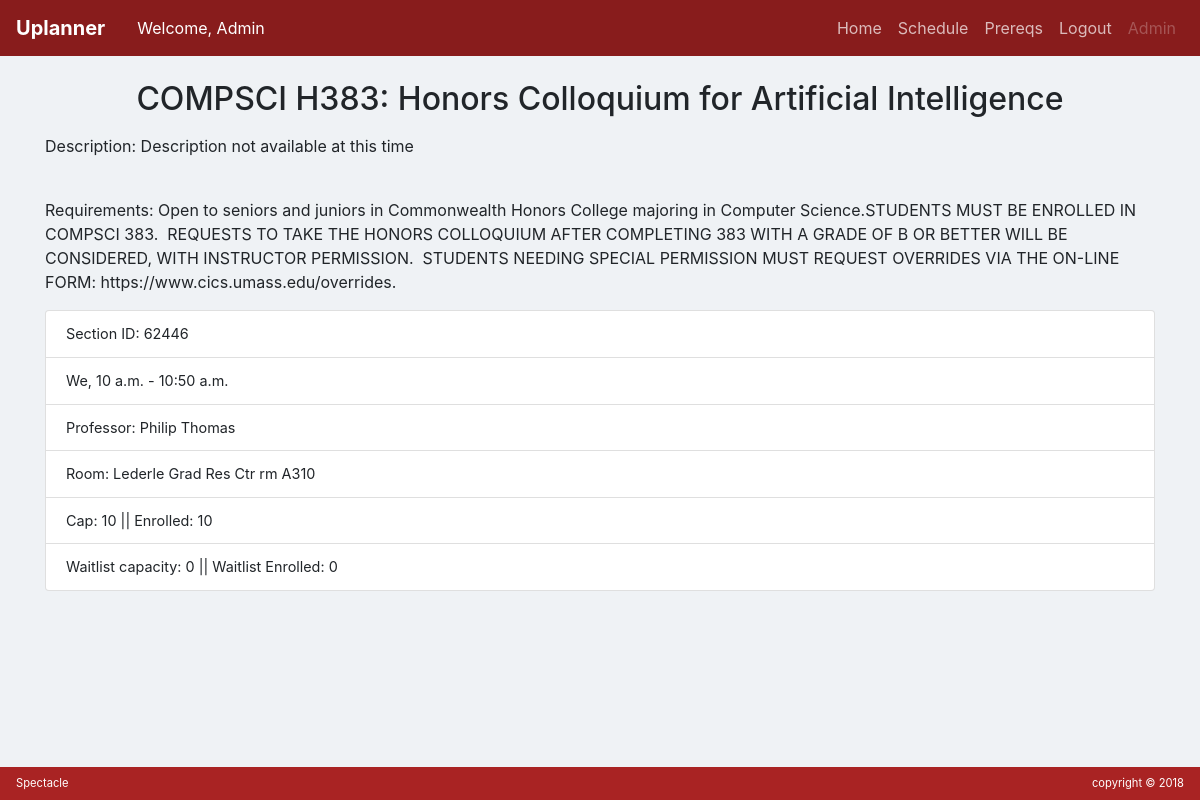
Page /uplanner/prereqs/course/126 (signed in) on the committed database.
### schedule/models.py (models this page shows, shortened)
class Course(models.Model):
    title = models.CharField(max_length=200, help_text="Enter the descriptive course title")
    dept = models.ForeignKey(Department, on_delete=models.CASCADE, help_text="Enter the course's department")
    number = models.CharField(max_length=6, help_text="Enter the course's title number (220 in COMPSCI 220)")
    description = models.TextField(max_length=1000, help_text="Enter the course description")
    reqs = models.TextField(max_length=1000, blank=True, default="", help_text="Enter the course requirements")
    credits = models.CharField(max_length=3, help_text="Enter # of credits")
    honors = models.BooleanField("Enter whether this class is an honors course")
    CAREERS = (
        ('u', 'Undergraduate'),
        ('g', 'Graduate'),
        ('c', 'Non-Credit'),
        ('d', 'Non-Degree'),
    )
    career = models.CharField(max_length=1, choices=CAREERS, blank=True, default='u', help_text='The course career')
    SESSIONS = (
        ('un', 'University'),
        ('uc', 'University Eligible/CPE'),
        ('ud', 'University Non-standard Dates'),
        ('c1', 'CPE Summer Session 1'),
        ('c2', 'CPE Summer Session 2'),
        ('c3', 'CPE Summer Session 3'),
    )
    session = models.CharField(max_length=2, choices=SESSIONS, blank=True, default='u', help_text='The course career')
    gened = models.ManyToManyField(Gened, blank=True, help_text='Enter any gened categories this course satisfies')
    start_date = models.DateField(help_text='Enter the starting date of the course')
    end_date = models.DateField(help_text='Enter the ending date of the course')

class Department(models.Model):
    name = models.CharField(max_length=200, blank=True, unique=True, help_text="Enter a department name")
    code = models.CharField(max_length=12, help_text="Enter the department abbreviation")

class Section(models.Model):
    uid = models.UUIDField(primary_key=True, default=uuid.uuid4, editable=False)
    sid = models.IntegerField(default=0, help_text="The 5 digit spire course number") #default=0 for custom events
    days = models.CharField(max_length=10, help_text="Days the course is taught")
    mon = models.BooleanField(blank=True, default=False)
    tue = models.BooleanField(blank=True, default=False)
    wed = models.BooleanField(blank=True, default=False)
    thu = models.BooleanField(blank=True, default=False)
    fri = models.BooleanField(blank=True, default=False)
    start = models.TimeField(help_text='The starting time of the class')
    ending = models.TimeField(help_text='The ending time of the class')
    term = models.ForeignKey(Term, on_delete=models.CASCADE, default=1)
    professor = models.CharField(max_length=200)
    room = models.CharField(max_length=200)
    open = models.BooleanField("Enter whether this class is currently open", default=True)
    cap = models.IntegerField(help_text='The class maximum capacity')
    enrolled = models.IntegerField(help_text='The current number of students enrolled')
    wcap = models.IntegerField(help_text='The maximum size of the waitlist')
    wenrolled = models.IntegerField(help_text='The current size of the waitlist')
    clss = models.ForeignKey(Course, blank=True, null=True, on_delete=models.CASCADE, help_text='The corresponding generic class for this section')
    COMPONENTS = (
        ('LEC', 'Lecture'),
        ('DIS', 'Discussion'),
        ('LAB', 'Laboratory'),
        ('COL', 'Colloquium'),
        ('DST', 'Dissertation / Thesis'),
        ('IND', 'Individualized Study'),
        ('PRA', 'Practicum'),
        ('SEM', 'Seminar'),
        ('STS', 'Studio / Skills'),
        ('CUS', 'Custom'),
    )
    component = models.CharField(max_length=3, choices=COMPONENTS)
    objects = SectionManager()

### schedule/views.py (the view)
# urls.py: path('prereqs/course/<int:pk>', views.CourseDetailView.as_view(), name='course_detail'),
class CourseDetailView(generic.DetailView):
    model = Course
    def get_context_data(self, **kwargs):
        context = super(CourseDetailView, self).get_context_data(**kwargs) # get the default context data
        context['sections'] = Section.objects.filter(clss=context['course']) # add extra field to the context
        return context

### schedule/templates/schedule/course_detail.html
{% extends "base_generic.html" %} {% block content %}
<br>
<div class="container-fluid">
  <h2 class="text-center">
    <p>{{course.dept.code}} {{course.number}}: {{course.title}}</p>
  </h2>
  <div class="container">
    <p>Description: {{course.description}}</p>
    <br>
    <p>Requirements: {{course.reqs}}</p>
    {% for section in sections %}
    <ul class="list-group">
      <li class="list-group-item">Section ID: {{section.sid}}</li>
      <li class="list-group-item">{{section.days}}, {{section.start}} - {{section.ending}}</li>
      <li class="list-group-item">Professor: {{section.professor}}</li>
      <li class="list-group-item">Room: {{section.room}}</li>
      <li class="list-group-item">Cap: {{section.cap}} || Enrolled: {{section.enrolled}}</li>
      <li class="list-group-item">Waitlist capacity: {{section.wcap}} || Waitlist Enrolled: {{section.wenrolled}}</li>
    </ul>
    <br> {% endfor %}
  </div>
</div>
{% endblock %}

### schedule/templates/base_generic.html (shortened to what this page needs)
<!doctype html>
<html lang="en">
<head>
  <link rel="stylesheet" href="https://maxcdn.bootstrapcdn.com/bootstrap/4.0.0/css/bootstrap.min.css"
>
  {% load static %}
  <link rel="stylesheet" href="{% static 'css/styles.css' %}">
  {% load static %}
</head>
<body {% block body %}{% endblock %} >
  {% block navbar %}
  <nav class="navbar navbar-expand-md navbar-dark bg-umass">
    <a class="navbar-brand" href="{% url 'index' %}"><strong>Uplanner</strong></a>
    {% if user.is_authenticated %}
      <a class="navbar">Welcome, {{user.first_name}}</a>
    {% endif %}
    <div class="collapse navbar-collapse" id="navbarSupportedContent">
      <ul class="navbar-nav ml-auto">
        <li class="nav-item {% if highlight_index %} active {% endif %}">
          <a class="nav-link" href="{% url 'index' %}">Home</a>
        </li>
        <li class="nav-item {% if highlight_schedule %} active {% endif %}">
          <a class="nav-link" href="{% url 'schedule' %}">Schedule</a>
        </li>
        <li class="nav-item {% if highlight_prereqs %} active {% endif %}">
          <a class="nav-link" href="{% url 'prereqs' %}">Prereqs</a>
        </li>
        {% if user.is_authenticated %}
          <li class="nav-item">
            <a class="nav-link" href="{% url 'logout' %}">Logout</a>
          </li>
        {% else %}
          <li class="nav-item">
            <a class="nav-link" href="{% url 'schedule'%}">Login</a>
          </li>
        {% endif %}
        {% if request.user.is_staff %}
        <li class="nav-item {% if highlight_admin %} active {% endif %}">
          <a class="nav-link disabled" href="{% url 'admin:index' %}">Admin</a>
        </li>
        {% endif %}
      </ul>
    </div>
  </nav>
  {% endblock %}
  {% block content %}{% endblock %}
  {% block footer %}
  <nav class="navbar fixed-bottom navbar-light bg-umass-lite">
    <span class="footer-text">Spectacle</span>
    <span class="footer-text">copyright © 2018</span>
  </nav>
  {% endblock %}
  {% load static %}
</body>
</html>

### schedule/static/css/styles.css (style rules this page uses)
body { margin-bottom: 35px; background-color: #eff2f5; }
.bg-umass { background-color: #881c1c; }
.bg-umass-lite { background-color: #a92323; }
.navbar-dark .navbar-nav .nav-link { color: rgba(255, 255, 255, .7); }
.navbar { color: rgba(255, 255, 255); }
.footer-text { color: #ffff; text-align: right; margin: 0; padding: 0; font-size: .7rem; }
.list-group-item { font-size: .9rem; }

### rows in the picture
Course: dept.code "COMPSCI", number "H383", title "Honors Colloquium for Artificial Intelligence", description "Description not available at this time", reqs "Open to seniors and juniors in Commonwealth Honors College majoring in Computer Science.STUDENTS MUST BE ENROLLED IN COMPSCI 383. REQUESTS TO TAKE THE HONORS COLLOQUIUM AFTER COMPLETING 383 WITH A GRADE OF B OR BETTER WILL BE CONSIDERED, WITH INSTRUCTOR PERMISSION. STUDENTS NEEDING SPECIAL PERMISSION MUST REQUEST OVERRIDES VIA THE ON-LINE FORM: https://www.cics.umass.edu/overrides."
Section: sid "62446", days "We", start "10 a.m.", ending "10:50 a.m.", professor "Philip Thomas", room "Lederle Grad Res Ctr rm A310", cap "10", enrolled "10", wcap "0", wenrolled "0"

### other values in the picture
{{ user.first_name }} "Admin"
